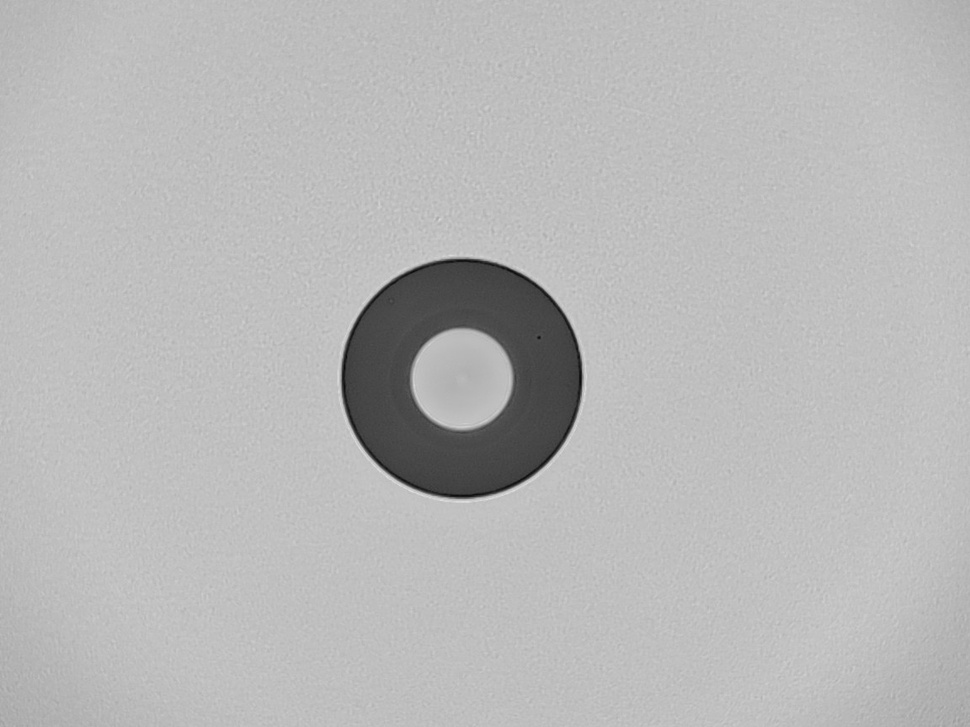
#> input picture current-process/test_image/img(303).jpg, 970 x 727 px, shrunk from 1152 x 864 before the run
$ python -i morphological_features_module.py   (imports and definitions only)
#> lines starting #> are read from the running program, lines starting #| are printed output that depends on the picture; after the words box and inside, x2 and y2 are one past the last pixel; in counts of white or black regions, pixels touching at a corner belong together
### production/full-demo-1/dev/morphological_features.py
#!/usr/bin/env python3
"""
Morphological features extraction module for shape and structure analysis.
Uses morphological operations to detect and analyze image structures.
"""

import cv2
import numpy as np
from typing import Dict, List, Tuple


def extract_morphological_features(gray: np.ndarray) -> Dict[str, float]:
    """
    Extract morphological features using various operations.

    Args:
        gray: Grayscale image (uint8)

    Returns:
        Dictionary of morphological features
    """
    features = {}

    # Multi-scale morphological operations
    for size in [3, 5, 7, 11]:
        # Create circular structuring element
        kernel = cv2.getStructuringElement(cv2.MORPH_ELLIPSE, (size, size))

        # White top-hat: bright features smaller than kernel
        wth = cv2.morphologyEx(gray, cv2.MORPH_TOPHAT, kernel)

        # Black top-hat: dark features smaller than kernel
        bth = cv2.morphologyEx(gray, cv2.MORPH_BLACKHAT, kernel)

        # Store statistics
        features[f'morph_wth_{size}_mean'] = float(np.mean(wth))
        features[f'morph_wth_{size}_max'] = float(np.max(wth))
        features[f'morph_wth_{size}_sum'] = float(np.sum(wth))
        features[f'morph_bth_{size}_mean'] = float(np.mean(bth))
        features[f'morph_bth_{size}_max'] = float(np.max(bth))
        features[f'morph_bth_{size}_sum'] = float(np.sum(bth))

    # Binary morphology analysis
    _, binary = cv2.threshold(gray, 0, 255, cv2.THRESH_BINARY + cv2.THRESH_OTSU)

    # Standard 5x5 kernel
    kernel = np.ones((5, 5), np.uint8)

    # Basic operations
    erosion = cv2.erode(binary, kernel, iterations=1)
    dilation = cv2.dilate(binary, kernel, iterations=1)
    gradient = cv2.morphologyEx(binary, cv2.MORPH_GRADIENT, kernel)

    # Compute statistics
    features['morph_binary_area_ratio'] = float(np.sum(binary) / binary.size)
    features['morph_gradient_sum'] = float(np.sum(gradient))
    features['morph_erosion_ratio'] = float(np.sum(erosion) / (np.sum(binary) + 1e-10))
    features['morph_dilation_ratio'] = float(np.sum(dilation) / (np.sum(binary) + 1e-10))

    return features


def detect_morphological_defects(gray: np.ndarray,
                                kernel_sizes: List[int] = [3, 5, 7]) -> Dict[str, np.ndarray]:
    """
    Detect defects using morphological operations at multiple scales.

    Args:
        gray: Grayscale image (uint8)
        kernel_sizes: List of kernel sizes to use

    Returns:
        Dictionary containing defect maps for different types
    """
    defect_maps = {}

    for size in kernel_sizes:
        # Create kernel
        kernel = cv2.getStructuringElement(cv2.MORPH_ELLIPSE, (size, size))

        # Top-hat for bright defects
        tophat = cv2.morphologyEx(gray, cv2.MORPH_TOPHAT, kernel)
        defect_maps[f'bright_defects_{size}'] = tophat

        # Black-hat for dark defects
        blackhat = cv2.morphologyEx(gray, cv2.MORPH_BLACKHAT, kernel)
        defect_maps[f'dark_defects_{size}'] = blackhat

        # Combined defects
        combined = cv2.add(tophat, blackhat)
        defect_maps[f'combined_defects_{size}'] = combined

    return defect_maps


def extract_shape_complexity(gray: np.ndarray) -> Dict[str, float]:
    """
    Extract shape complexity features using morphological operations.

    Args:
        gray: Grayscale image (uint8)

    Returns:
        Dictionary of shape complexity features
    """
    features = {}

    # Binary image
    _, binary = cv2.threshold(gray, 0, 255, cv2.THRESH_BINARY + cv2.THRESH_OTSU)

    # Series of erosions to measure shape complexity
    erosion_levels = []
    current = binary.copy()

    for i in range(5):
        kernel = np.ones((3, 3), np.uint8)
        current = cv2.erode(current, kernel, iterations=1)
        erosion_levels.append(np.sum(current))

    # Shape persistence (how much survives erosion)
    if np.sum(binary) > 0:
        features['shape_persistence'] = float(erosion_levels[-1] / np.sum(binary))
    else:
        features['shape_persistence'] = 0.0

    # Erosion rate (how quickly shape erodes)
    erosion_diffs = np.diff([np.sum(binary)] + erosion_levels)
    features['shape_erosion_rate'] = float(np.mean(np.abs(erosion_diffs)))

    # Opening and closing to measure roughness
    kernel = cv2.getStructuringElement(cv2.MORPH_ELLIPSE, (5, 5))
    opening = cv2.morphologyEx(binary, cv2.MORPH_OPEN, kernel)
    closing = cv2.morphologyEx(binary, cv2.MORPH_CLOSE, kernel)

    features['shape_roughness'] = float(np.sum(np.abs(binary - opening)) / (np.sum(binary) + 1e-10))
    features['shape_holes'] = float(np.sum(np.abs(closing - binary)) / (np.sum(binary) + 1e-10))

    return features


def extract_skeleton_features(gray: np.ndarray) -> Dict[str, float]:
    """
    Extract skeleton-based features from binary image.

    Args:
        gray: Grayscale image (uint8)

    Returns:
        Dictionary of skeleton features
    """
    features = {}

    # Convert to binary
    _, binary = cv2.threshold(gray, 0, 255, cv2.THRESH_BINARY + cv2.THRESH_OTSU)

    # Morphological skeleton
    skeleton = np.zeros_like(binary)
    element = cv2.getStructuringElement(cv2.MORPH_CROSS, (3, 3))

    # Iterative thinning
    temp = binary.copy()
    while True:
        eroded = cv2.erode(temp, element)
        opening = cv2.morphologyEx(eroded, cv2.MORPH_OPEN, element)
        subset = eroded - opening
        skeleton = cv2.bitwise_or(skeleton, subset)
        temp = eroded.copy()

        if cv2.countNonZero(temp) == 0:
            break

    # Skeleton features
    features['skeleton_pixels'] = float(np.sum(skeleton > 0))
    features['skeleton_ratio'] = float(np.sum(skeleton > 0) / (np.sum(binary > 0) + 1e-10))

    # Find branch points (pixels with >2 neighbors)
    kernel = np.ones((3, 3), np.uint8)
    skeleton_dilated = cv2.dilate(skeleton, kernel, iterations=1)
    branches = cv2.bitwise_and(skeleton, skeleton_dilated)
    features['skeleton_branches'] = float(np.sum(branches > 0))

    return features


def apply_morphological_filter(gray: np.ndarray,
                             operation: str = 'opening',
                             kernel_size: int = 5) -> np.ndarray:
    """
    Apply morphological filter to image.

    Args:
        gray: Grayscale image (uint8)
        operation: Type of operation ('opening', 'closing', 'gradient', 'tophat', 'blackhat')
        kernel_size: Size of structuring element

    Returns:
        Filtered image
    """
    # Create structuring element
    kernel = cv2.getStructuringElement(cv2.MORPH_ELLIPSE, (kernel_size, kernel_size))

    # Apply operation
    operations = {
        'opening': cv2.MORPH_OPEN,
        'closing': cv2.MORPH_CLOSE,
        'gradient': cv2.MORPH_GRADIENT,
        'tophat': cv2.MORPH_TOPHAT,
        'blackhat': cv2.MORPH_BLACKHAT
    }

    if operation in operations:
        result = cv2.morphologyEx(gray, operations[operation], kernel)
    else:
        result = gray.copy()

    return result


def detect_connected_components(binary: np.ndarray,
                              min_area: int = 50) -> List[Dict]:
    """
    Detect and analyze connected components in binary image.

    Args:
        binary: Binary image (uint8)
        min_area: Minimum area for valid component

    Returns:
        List of component dictionaries with properties
    """
    # Find connected components
    num_labels, labels, stats, centroids = cv2.connectedComponentsWithStats(
        binary, connectivity=8)

    components = []

    # Process each component (skip background at index 0)
    for i in range(1, num_labels):
        x, y, w, h, area = stats[i]

        if area >= min_area:
            # Extract component mask
            component_mask = (labels == i).astype(np.uint8) * 255

            # Calculate properties
            perimeter = cv2.arcLength(cv2.findContours(
                component_mask, cv2.RETR_EXTERNAL, cv2.CHAIN_APPROX_SIMPLE)[0][0], True)

            circularity = 4 * np.pi * area / (perimeter**2 + 1e-10)
            aspect_ratio = w / (h + 1e-10)
            extent = area / (w * h + 1e-10)

            components.append({
                'id': i,
                'bbox': (x, y, w, h),
                'area': int(area),
                'centroid': (float(centroids[i][0]), float(centroids[i][1])),
                'perimeter': float(perimeter),
                'circularity': float(circularity),
                'aspect_ratio': float(aspect_ratio),
                'extent': float(extent)
            })

    return components


# [59 lines left out: function main, not called in this run]


# [2 lines that do not run on import are left out]

### production/full-demo/morphological_features_module.py
#!/usr/bin/env python3
"""
Morphological Features Detection Module.
Provides morphological analysis functionality for real-time video processing.
"""

import cv2
import numpy as np
import logging
from typing import Dict, List, Tuple, Optional

# Import the morphological features functions
from dev.morphological_features import (
    extract_morphological_features,
    detect_morphological_defects,
    extract_shape_complexity,
    extract_skeleton_features,
    apply_morphological_filter,
    detect_connected_components
)


class MorphologicalDetector:
    """
    Morphological features detector with configurable parameters.
    """

    def __init__(self,
                 analysis_types=['features', 'complexity', 'skeleton', 'defects', 'components'],
                 kernel_sizes=[3, 5, 7],
                 min_component_area=50,
                 defect_threshold=30,
                 filter_operation='gradient',
                 filter_kernel_size=5,
                 blur_kernel_size=5,
                 blur_sigma=1.0):
        """
        Initialize the morphological detector.

        Args:
            analysis_types (list): Types of analysis to perform
            kernel_sizes (list): Kernel sizes for multi-scale analysis (1-21)
            min_component_area (int): Minimum area for connected components (10-1000)
            defect_threshold (int): Threshold for defect detection (1-255)
            filter_operation (str): Morphological filter to apply
            filter_kernel_size (int): Size for morphological filter (1-21)
            blur_kernel_size (int): Gaussian blur kernel size (1-31, odd)
            blur_sigma (float): Gaussian blur sigma value (0.1-10.0)
        """
        self.analysis_types = analysis_types
        self.kernel_sizes = [max(1, min(21, k)) for k in kernel_sizes]
        self.min_component_area = max(10, min(1000, min_component_area))
        self.defect_threshold = max(1, min(255, defect_threshold))
        self.filter_operation = filter_operation
        self.filter_kernel_size = max(1, min(21, filter_kernel_size))
        self.blur_kernel_size = blur_kernel_size if blur_kernel_size % 2 == 1 else blur_kernel_size + 1
        self.blur_sigma = max(0.1, min(10.0, blur_sigma))

        # Statistics
        self.features_extracted = 0
        self.defects_detected = 0
        self.components_found = 0
        self.frames_processed = 0

        # Available filter operations
        self.filter_operations = ['opening', 'closing', 'gradient', 'tophat', 'blackhat']

    def analyze_frame(self, frame: np.ndarray) -> Tuple[Optional[Dict], np.ndarray]:
        """
        Analyze morphological features in the given frame.

        Args:
            frame (np.ndarray): Input frame in BGR format

        Returns:
            Tuple[Optional[Dict], np.ndarray]:
                - Dictionary of analysis results or None if error
                - Processed frame with visualizations
        """
        if frame is None:
            return None, np.zeros((100, 100, 3), dtype=np.uint8)

        try:
            # Convert to grayscale for analysis
            gray = cv2.cvtColor(frame, cv2.COLOR_BGR2GRAY)

            # Apply Gaussian blur to reduce noise
            if self.blur_kernel_size > 1:
                gray = cv2.GaussianBlur(gray, (self.blur_kernel_size, self.blur_kernel_size), self.blur_sigma)

            # Create output frame
            output_frame = frame.copy()

            # Analysis results
            results = {}

            # Extract morphological features
            if 'features' in self.analysis_types:
                features = extract_morphological_features(gray)
                results['features'] = features
                self.features_extracted = len(features)

            # Extract shape complexity
            if 'complexity' in self.analysis_types:
                complexity = extract_shape_complexity(gray)
                results['complexity'] = complexity

            # Extract skeleton features
            if 'skeleton' in self.analysis_types:
                skeleton_features = extract_skeleton_features(gray)
                results['skeleton'] = skeleton_features

            # Detect morphological defects
            if 'defects' in self.analysis_types:
                defect_maps = detect_morphological_defects(gray, self.kernel_sizes)
                results['defects'] = defect_maps

                # Count defects above threshold
                total_defects = 0
                for defect_map in defect_maps.values():
                    total_defects += np.sum(defect_map > self.defect_threshold)
                self.defects_detected = total_defects

            # Detect connected components
            if 'components' in self.analysis_types:
                _, binary = cv2.threshold(gray, 0, 255, cv2.THRESH_BINARY + cv2.THRESH_OTSU)
                components = detect_connected_components(binary, self.min_component_area)
                results['components'] = components
                self.components_found = len(components)

            # Apply morphological filter for visualization
            filtered = apply_morphological_filter(gray, self.filter_operation, self.filter_kernel_size)

            # Overlay filtered result on original frame
            filtered_colored = cv2.applyColorMap(filtered, cv2.COLORMAP_JET)
            output_frame = cv2.addWeighted(output_frame, 0.7, filtered_colored, 0.3, 0)

            # Draw components if detected
            if 'components' in results:
                for comp in results['components'][:10]:  # Limit to first 10
                    x, y, w, h = comp['bbox']
                    cv2.rectangle(output_frame, (x, y), (x+w, y+h), (0, 255, 0), 2)
                    cv2.putText(output_frame, f"A:{comp['area']}", (x, y-5),
                               cv2.FONT_HERSHEY_SIMPLEX, 0.5, (0, 255, 0), 1)

            # Add summary text
            summary_lines = []
            if 'features' in results:
                summary_lines.append(f"Features: {len(results['features'])}")
            if 'components' in results:
                summary_lines.append(f"Components: {len(results['components'])}")
            if 'defects' in results:
                summary_lines.append(f"Defects: {self.defects_detected}")

            for i, line in enumerate(summary_lines):
                cv2.putText(output_frame, line, (10, 30 + i*25), cv2.FONT_HERSHEY_SIMPLEX,
                           0.8, (0, 255, 255), 2, cv2.LINE_AA)

            # Update statistics
            self.frames_processed += 1

            return results, output_frame

        except Exception as e:
            logging.error(f"Error in morphological analysis: {e}")
            return None, frame.copy()

    # [59 lines left out: functions update_parameters, get_statistics, reset_statistics, not called in this run]


class MorphologicalProcessor:
    """
    High-level processor that applies morphological analysis to video streams.
    """

    # [45 lines left out: functions __init__, process_frame, toggle_processing, is_processing_enabled, not called in this run]

    def get_detector(self) -> MorphologicalDetector:
        """Get the underlying detector."""
        return self.detector

    # [5 lines left out: function get_latest_results, not called in this run]

>>> import cv2
>>> picture = cv2.imread('../../current-process/test_image/img(303).jpg')
#> picture is the input picture: shape (727, 970, 3); min 9, max 225, mean 184
>>> result = MorphologicalDetector().analyze_frame(picture)
#> after the loop in extract_morphological_features, `for size in [3, 5, 7, 11]:`:
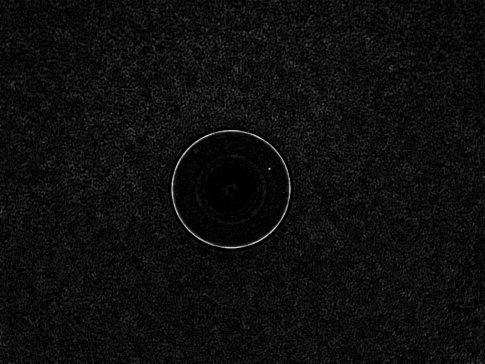
#> bth: shape (727, 970) (shown at 1/2 size); min 0, max 38, mean 2.1; drawn with min black and max white
#> after the loop in extract_morphological_features, `for size in [3, 5, 7, 11]:`:
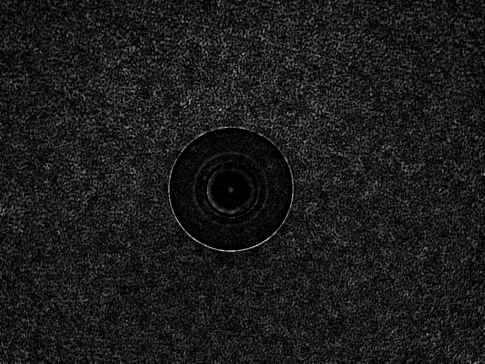
#> wth: shape (727, 970) (shown at 1/2 size); min 0, max 19, mean 2.06; drawn with min black and max white
#> after the loop in extract_morphological_features, `for size in [3, 5, 7, 11]:`: features = 24 items
#> in extract_morphological_features, `_, binary = cv2.threshold(gray, 0, 255, cv2.THRESH_BINARY + cv2.THRESH..`:
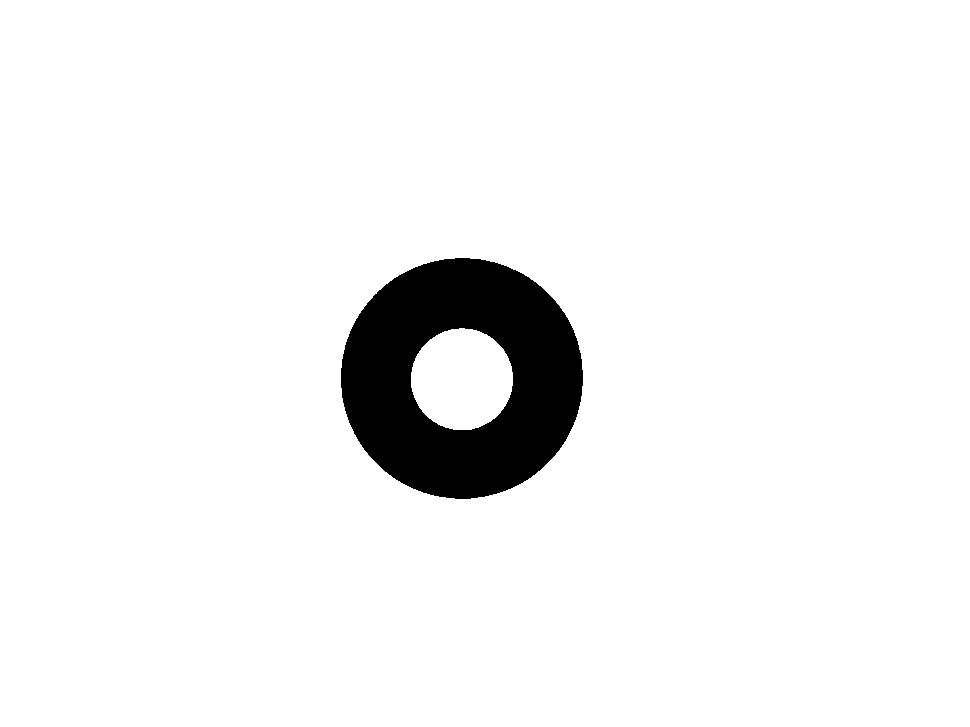
#> binary: shape (727, 970); 94.7% white; 1 black region, box (x1, y1, x2, y2) and area: (341, 258, 583, 499) 37574
#> in extract_morphological_features, `gradient = cv2.morphologyEx(binary, cv2.MORPH_GRADIENT, kernel)`:
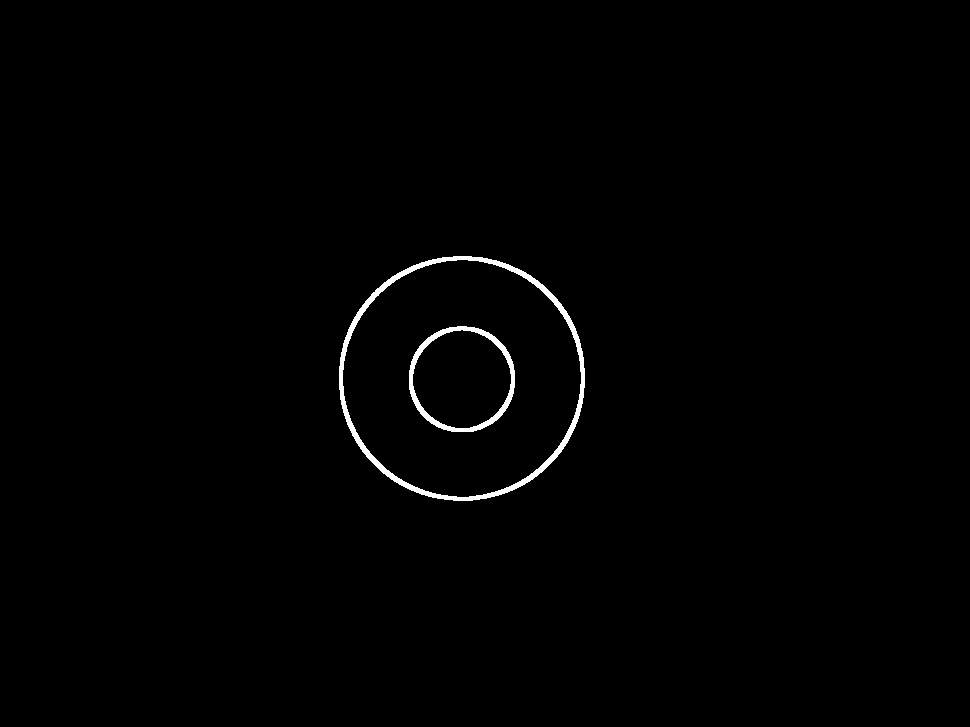
#> gradient: shape (727, 970); 0.78% white; 2 white regions, box (x1, y1, x2, y2) and area: (339, 256, 585, 501) 3864, (409, 326, 515, 432) 1632
#> in analyze_frame, `features = extract_morphological_features(gray)`: features = 28 items
#> in analyze_frame, `self.features_extracted = len(features)`: self.features_extracted = 28
#> after the loop in extract_shape_complexity, `for i in range(5):`:
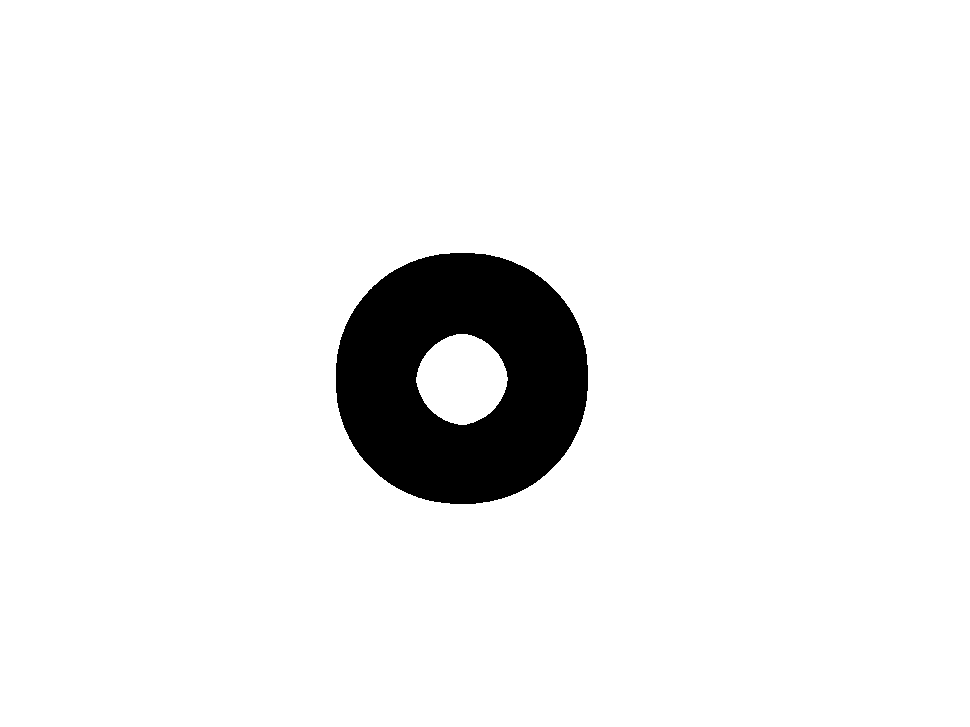
#> current: shape (727, 970); 93.7% white; 1 black region, box (x1, y1, x2, y2) and area: (336, 253, 588, 504) 44440
#> after the loop in extract_shape_complexity, `for i in range(5):`: erosion_levels = [169891710, 169541340, 169190970, 168841110, 168491250]
#> in extract_shape_complexity, `erosion_diffs = np.diff([np.sum(binary)] + erosion_levels)`: erosion_diffs = [18446744073709201246, 18446744073709201246, 18446744073709201246, 18446744073709201756, 18446744073709201756]
#> (the rest of the program and of its run is left out)
